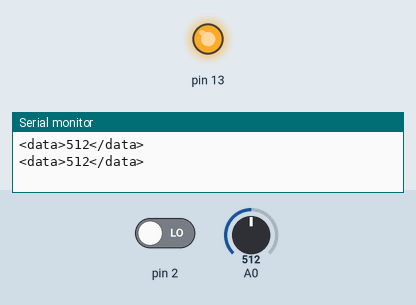
A sketch run on a simulated Arduino Uno, built with avr-gcc and run on an emulated ATmega328P. On the bench: output pins drawn as LEDs (lit = HIGH), the last lines printed to the serial monitor. Inputs (shaded band) come from the test bench; at power-on: A0 = 512, pin 2 LOW.

Above: at 10.8 s.
10.9 s: A0 set to 416
21.2 s: A0 set to 387
At 30.6 s:
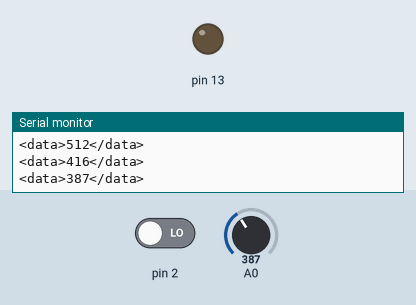
31.5 s: A0 set to 410
At 40.6 s:
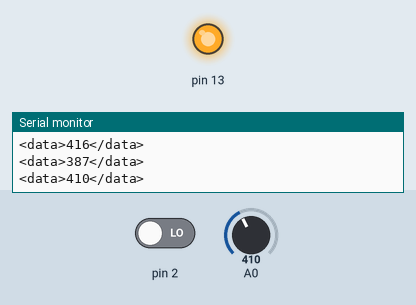
41.5 s: A0 set to 390
At 50.6 s:
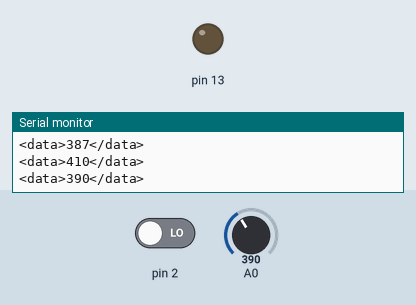
Timing chart, 0 to 52.1 s (numbered marks = the images above; inputs shaded):
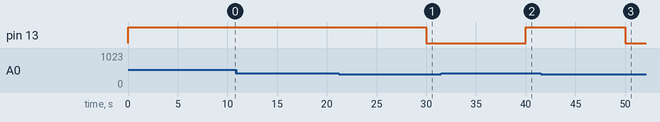

The sketch:

GasSensor.ino
```cpp
/*
This code is to send MQ135 output to Serial Monitor
----------
Board: Arduino UNO
=========================
Refer to MQ135 datasheet and examples
==========================
---------------
Version: 2.0
Updated on 13 May 2024
by Nicolas Traut, Roberto Toro & Rajeev Mylapalli
*/

int sensorValue;
int digitalValue;
float slope = 1.0;    // Adjust the slope based on calibration
int intercept = 0;    // Adjust the intercept based on calibration

void setup()
{
  Serial.begin(9600); // sets the serial port to 9600
  pinMode(13, OUTPUT);
  pinMode(2, INPUT);
}

void loop()
{
  sensorValue = analogRead(0); // read analog input pin 0
  digitalValue = digitalRead(2);

  // You can adjust the slope and intercept based on calibration
  float gasConcentration = (sensorValue - intercept) / slope;

  if (gasConcentration > 400)
  {
    digitalWrite(13, HIGH);
  }
  else
    digitalWrite(13, LOW);


  Serial.print("<data>");
  Serial.print(sensorValue, DEC);
  Serial.println("</data>");
  delay(10000);
}
```

Measured:
- the behaviour switches between 401 and 400 on A0 (found by bisection; images 0 and 1)
- after the input at 21.2 s, pin 13: HIGH → LOW after 8.8 s
- after the input at 31.5 s, pin 13: LOW → HIGH after 8.5 s
- after the input at 41.5 s, pin 13: HIGH → LOW after 8.5 s
